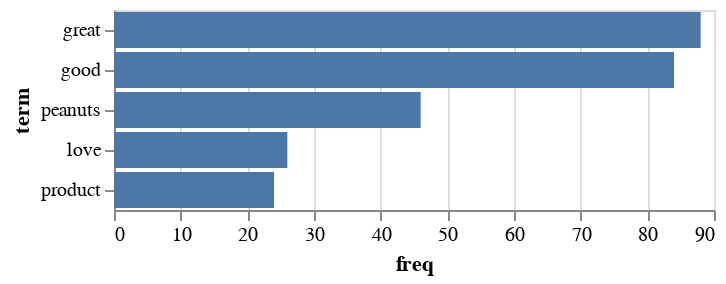

Notebook code for this chart:
### Code cell
# All text from site as one row of data (one "document")
onedf = pd.DataFrame({"clean_text":" ".join(high_df["clean_text"])},
                           index=[0])



# 1 Instantiates a vectorizer to vectorize the text (extract features) based on ngram parameters we specify
v = CountVectorizer(stop_words="english",
                    ngram_range=(1, 1))
    
# 2 Vectorizes the text, creates a dataframe with terms and frequencies
dtm = v.fit_transform(onedf["clean_text"])
    
dtm_df = pd.DataFrame(dtm.toarray(),
                     columns=v.get_feature_names_out())

# Transpose dataframe
dtm_df = dtm_df.T

# Reset index, replace column names with term and freq
dtm_df.reset_index(inplace=True)
dtm_df.columns = ["term", "freq"]
dtm_df= dtm_df.sort_values(by="freq", ascending=False)

alt.Chart(dtm_df.head(5)).mark_bar().encode(alt.Y("term", sort="-x"),
                                      x = "freq")

### Figure 1 — Vega-Lite specification as saved in the notebook (floating-point values rounded to 4 significant figures)
{"config": {"view": {"continuousWidth": 300, "continuousHeight": 300}}, "data": {"name": "data-d021346c1466f88cad88ebe8b01c311e"}, "mark": {"type": "bar"}, "encoding": {"x": {"field": "freq", "type": "quantitative"}, "y": {"field": "term", "sort": "-x", "type": "nominal"}}, "$schema": "https://vega.github.io/schema/vega-lite/v5.14.1.json", "datasets": {"data-d021346c1466f88cad88ebe8b01c311e": [{"term": "great", "freq": 88}, {"term": "good", "freq": 84}, {"term": "peanuts", "freq": 46}, {"term": "love", "freq": 26}, {"term": "product", "freq": 24}]}}
